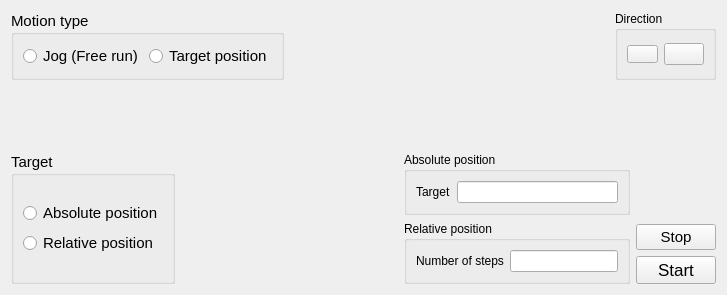
            <widget class="QWidget" name="tabMotorJog">
             <attribute name="title">
              <string>Jog</string>
             </attribute>
             <layout class="QGridLayout" name="gridLayout_29">
              <item row="0" column="0">
               <layout class="QGridLayout" name="gridLayout_24">
                <item row="2" column="0" rowspan="3">
                 <layout class="QHBoxLayout" name="horizontalLayout_17">
                  <item>
                   <widget class="QGroupBox" name="groupBox">
                    <property name="font">
                     <font>
                      <pointsize>11</pointsize>
                     </font>
                    </property>
                    <property name="title">
                     <string>Target</string>
                    </property>
                    <layout class="QGridLayout" name="gridLayout_23">
                     <item row="0" column="0">
                      <layout class="QVBoxLayout" name="verticalLayout_9">
                       <item>
                        <widget class="QRadioButton" name="rbPositionTarget">
                         <property name="font">
                          <font>
                           <pointsize>11</pointsize>
                          </font>
                         </property>
                         <property name="text">
                          <string>Absolute position</string>
                         </property>
                        </widget>
                       </item>
                       <item>
                        <widget class="QRadioButton" name="rbRelativeTarget">
                         <property name="font">
                          <font>
                           <pointsize>11</pointsize>
                          </font>
                         </property>
                         <property name="toolTip">
                          <string>Move the motor to a relative/absolute position</string>
                         </property>
                         <property name="text">
                          <string>Relative position</string>
                         </property>
                        </widget>
                       </item>
                      </layout>
                     </item>
                    </layout>
                   </widget>
                  </item>
                  <item>
                   <spacer name="horizontalSpacer_10">
                    <property name="orientation">
                     <enum>Qt::Horizontal</enum>
                    </property>
                    <property name="sizeHint" stdset="0">
                     <size>
                      <width>38</width>
                      <height>20</height>
                     </size>
                    </property>
                   </spacer>
                  </item>
                  <item>
                   <layout class="QVBoxLayout" name="verticalLayout_8">
                    <item>
                     <widget class="QGroupBox" name="groupBox_2">
                      <property name="title">
                       <string>Absolute position</string>
                      </property>
                      <layout class="QGridLayout" name="gridLayout_14">
                       <item row="0" column="0">
                        <layout class="QHBoxLayout" name="horizontalLayout_7">
                         <item>
                          <widget class="QLabel" name="label_6">
                           <property name="text">
                            <string>Target</string>
                           </property>
                          </widget>
                         </item>
                         <item>
                          <widget class="QLineEdit" name="lineEditAbsolutePosition">
                           <property name="minimumSize">
                            <size>
                             <width>0</width>
                             <height>20</height>
                            </size>
                           </property>
                          </widget>
                         </item>
                        </layout>
                       </item>
                      </layout>
                     </widget>
                    </item>
                    <item>
                     <widget class="QGroupBox" name="groupBox_11">
                      <property name="title">
                       <string>Relative position</string>
                      </property>
                      <layout class="QGridLayout" name="gridLayout_16">
                       <item row="0" column="0">
                        <layout class="QHBoxLayout" name="horizontalLayout_6">
                         <item>
                          <widget class="QLabel" name="label">
                           <property name="text">
                            <string>Number of steps</string>
                           </property>
                          </widget>
                         </item>
                         <item>
                          <widget class="QLineEdit" name="lineEditrelativeStepNumber">
                           <property name="minimumSize">
                            <size>
                             <width>0</width>
                             <height>20</height>
                            </size>
                           </property>
                          </widget>
                         </item>
                        </layout>
                       </item>
                      </layout>
                     </widget>
                    </item>
                   </layout>
                  </item>
                 </layout>
                </item>
                <item row="0" column="0" colspan="3">
                 <layout class="QHBoxLayout" name="horizontalLayout_2">
                  <item>
                   <widget class="QGroupBox" name="groupBox_3">
                    <property name="font">
                     <font>
                      <pointsize>11</pointsize>
                     </font>
                    </property>
                    <property name="title">
                     <string>Motion type</string>
                    </property>
                    <layout class="QGridLayout" name="gridLayout_10">
                     <item row="0" column="0">
                      <layout class="QHBoxLayout" name="horizontalLayout">
                       <item>
                        <widget class="QRadioButton" name="rb_motor_jog">
                         <property name="font">
                          <font>
                           <pointsize>11</pointsize>
                          </font>
                         </property>
                         <property name="text">
                          <string>Jog (Free run)</string>
                         </property>
                        </widget>
                       </item>
                       <item>
                        <widget class="QRadioButton" name="rb_motor_relative">
                         <property name="font">
                          <font>
                           <pointsize>11</pointsize>
                          </font>
                         </property>
                         <property name="text">
                          <string>Target position</string>
                         </property>
                        </widget>
                       </item>
                      </layout>
                     </item>
                    </layout>
                   </widget>
                  </item>
                  <item>
                   <spacer name="horizontalSpacer_9">
                    <property name="orientation">
                     <enum>Qt::Horizontal</enum>
                    </property>
                    <property name="sizeHint" stdset="0">
                     <size>
                      <width>268</width>
                      <height>20</height>
                     </size>
                    </property>
                   </spacer>
                  </item>
                  <item>
                   <widget class="QGroupBox" name="groupBox_12">
                    <property name="title">
                     <string>Direction</string>
                    </property>
                    <layout class="QGridLayout" name="gridLayout_13">
                     <item row="0" column="0">
                      <layout class="QGridLayout" name="gridLayout_11">
                       <item row="0" column="0">
                        <widget class="QPushButton" name="pbMotorJogClockWise">
                         <property name="font">
                          <font>
                           <pointsize>6</pointsize>
                          </font>
                         </property>
                         <property name="text">
                          <string/>
                         </property>
                         <property name="icon">
                          <iconset>
                           <normaloff>../icon/noun_turn clockwise_3549259.png</normaloff>../icon/noun_turn clockwise_3549259.png</iconset>
                         </property>
                         <property name="iconSize">
                          <size>
                           <width>24</width>
                           <height>24</height>
                          </size>
                         </property>
                        </widget>
                       </item>
                       <item row="0" column="1">
                        <widget class="QPushButton" name="pbMotorJogAntiClockWise">
                         <property name="text">
                          <string/>
                         </property>
                         <property name="icon">
                          <iconset>
                           <normaloff>../../icon/noun_counter clockwise.png</normaloff>
                           <disabledoff>../icon/noun_counter clockwise.png</disabledoff>../../icon/noun_counter clockwise.png</iconset>
                         </property>
                         <property name="iconSize">
                          <size>
                           <width>24</width>
                           <height>24</height>
                          </size>
                         </property>
                        </widget>
                       </item>
                      </layout>
                     </item>
                    </layout>
                   </widget>
                  </item>
                 </layout>
                </item>
                <item row="1" column="0" colspan="2">
                 <spacer name="verticalSpacer_2">
                  <property name="orientation">
                   <enum>Qt::Vertical</enum>
                  </property>
                  <property name="sizeHint" stdset="0">
                   <size>
                    <width>578</width>
                    <height>18</height>
                   </size>
                  </property>
                 </spacer>
                </item>
                <item row="1" column="2" rowspan="2">
                 <spacer name="verticalSpacer_8">
                  <property name="orientation">
                   <enum>Qt::Vertical</enum>
                  </property>
                  <property name="sizeHint" stdset="0">
                   <size>
                    <width>17</width>
                    <height>138</height>
                   </size>
                  </property>
                 </spacer>
                </item>
                <item row="4" column="1" colspan="2">
                 <widget class="QPushButton" name="pbMotorJogRun">
                  <property name="font">
                   <font>
                    <pointsize>13</pointsize>
                   </font>
                  </property>
                  <property name="text">
                   <string>Start</string>
                  </property>
                  <property name="iconSize">
                   <size>
                    <width>24</width>
                    <height>24</height>
                   </size>
                  </property>
                  <property name="shortcut">
                   <string>Ctrl+R</string>
                  </property>
                  <property name="checkable">
                   <bool>true</bool>
                  </property>
                 </widget>
                </item>
                <item row="3" column="1" colspan="2">
                 <widget class="QPushButton" name="pbMotorJogStop">
                  <property name="font">
                   <font>
                    <pointsize>11</pointsize>
                   </font>
                  </property>
                  <property name="text">
                   <string>Stop</string>
                  </property>
                 </widget>
                </item>
               </layout>
              </item>
             </layout>
            </widget>
